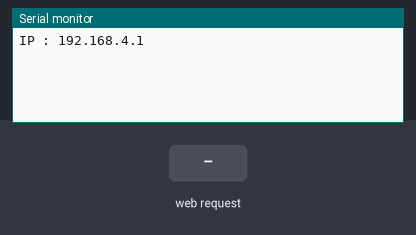
Bench run of a sketch on a simulated ESP8266 (NodeMCU). Parts: the last lines printed to the serial monitor. The inputs (shaded band) are chosen by the test bench. WiFi joins after 1.5 s; servers stay silent unless stated.

Above: at 2.2 s.
2.3 s: HTTP request GET /get received
At 2.9 s:
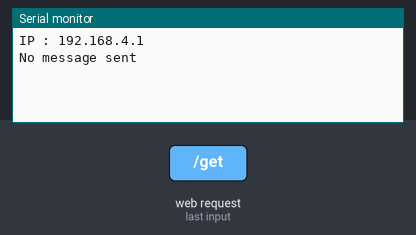
3.8 s: HTTP request GET /get?get_settings=1 received
At 5.2 s:
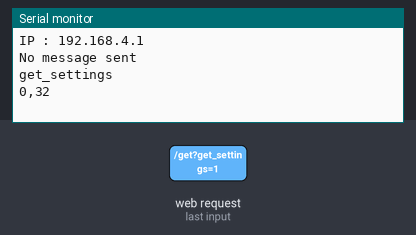

Measured:
- after the input at 2.3 s, the serial monitor: prints a new line at once (image 1)
- after the input at 3.8 s, the serial monitor: prints a new line at once (image 2)

The sketch:

test_http.ino
```cpp
#include <ESP8266WiFi.h>
#include <ESPAsyncWiFiManager.h>
#include <DNSServer.h>
#include <ESPAsyncTCP.h>
#include <ESPAsyncWebServer.h>

const char* ssidAutoConnect = "SEMI_AUTO";
const char* ssidAP = "SEMI_Hangul_Clock";
const char* passwordAP = "1234567890";
bool wifiConnectOK = false;

byte brightness = 32;    //0~64
byte displayMode = 0;

AsyncWebServer server(80);
DNSServer dns;

void serverInit(){
  WiFi.mode(WIFI_AP_STA);
  WiFi.softAP(ssidAP, passwordAP);
  Serial.print(F("\n\nIP : "));
  Serial.println(WiFi.softAPIP());

  server.on("/", HTTP_GET, [](AsyncWebServerRequest *request){
    request->send(200, "text/plain", "Hello, world");
  });

  // Send a GET request to <IP>/get?message=<message>
  server.on("/get", HTTP_GET, [] (AsyncWebServerRequest *request) {
    String message;
    if(request->hasParam("get_settings")){
      message = String(displayMode);
      message += "," + String(brightness);
      Serial.println("get_settings");
      Serial.println(message);
    }
    else if(request->hasParam("set_display_mode")){
      displayMode = request->getParam("set_display_mode")->value().toInt();
      message = "success";
      Serial.println("set_display_mode");
      Serial.println(displayMode);
    }
    else if(request->hasParam("set_brightness")){
      brightness = request->getParam("set_brightness")->value().toInt();
      message = "success";
      Serial.println("set_brightness");
      Serial.println(brightness);
    }
    else {
      message = "No message sent";
      Serial.println(message);
    }

    request->send(200, "text/plain", message);
  });

  server.onNotFound([](AsyncWebServerRequest *request){
    request->send(404, "text/plain", "Not found");
  });
  server.begin();
}

void setup() {
  delay(1000);
  Serial.begin(115200);
  serverInit();
}

void loop() {
}
```
